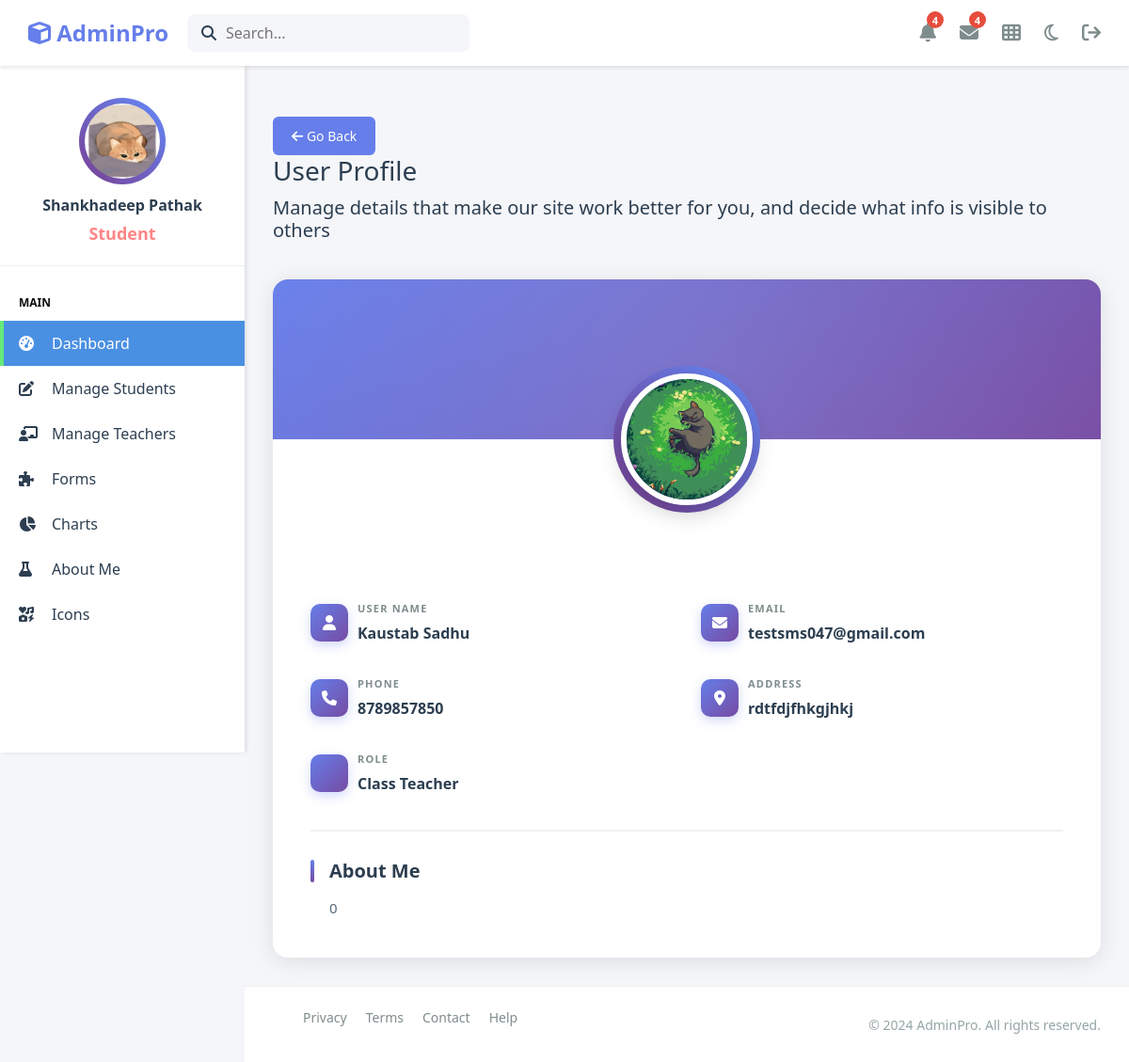
Screenshot of /Admin-Dashboard/profile_pages/teacher_profile.php?t_id=5 (signed in) with the database file from the repository.
### tables this page shows
CREATE TABLE `teacher_tbl` (
  `t_id` int(200) NOT NULL,
  `t_name` varchar(200) NOT NULL,
  `t_email` varchar(200) NOT NULL,
  `t_phone` varchar(200) NOT NULL,
  `t_img` varchar(250) NOT NULL,
  `t_about` int(11) NOT NULL,
  `t_address` varchar(200) NOT NULL,
  `t_c_id` int(20) NOT NULL,
  `t_class` varchar(20) NOT NULL,
  `t_sub_id` int(20) NOT NULL,
  `t_subject_main` varchar(200) NOT NULL,
  `t_subject_sec_1` varchar(300) NOT NULL,
  `t_subject_sec_2` varchar(300) NOT NULL,
  `t_gender` varchar(20) NOT NULL,
  `t_dob` date NOT NULL,
  `t_institute` varchar(200) NOT NULL,
  `t_key` int(6) NOT NULL,
  `t_role` varchar(20) NOT NULL,
  `username` varchar(200) NOT NULL,
  `password` varchar(200) NOT NULL,
  `created_at` timestamp NOT NULL DEFAULT current_timestamp(),
  `updated_at` timestamp NOT NULL DEFAULT current_timestamp() ON UPDATE current_timestamp()
);

### Admin-Dashboard/profile_pages/teacher_profile.php (the view, shortened to what this page needs)
<?php
include('../Include/header.php');
if($_SESSION['userAuth']!="" && $_SESSION['userAuth']!=NULL)
$t_id=$_GET['t_id'];
include('../Include/sidebar.php');
?>
<main class="main-content profile-page">
    <div class="page-header">
            <a href="../pages/teachers_page.php" class="btn btn-primary ">
              <i class="fas fa-arrow-left"></i> Go Back
            </a>
        <h1>User Profile</h1>
        <h5>Manage details that make our site work better for you, and decide what info is visible to others</h5>
    </div>
    <?php
    try{
        $SELECT="SELECT * FROM teacher_tbl WHERE t_id='$t_id'";
        $stmt=$pdo->prepare($SELECT);
        $stmt->execute();
        $row=$stmt->fetch(PDO::FETCH_ASSOC);
    }
    catch(PDOException $e){
        echo "Error fetching data: ".$e->getMessage();
    }
    ?>
<div class="content-grid">
    <div class="profile-unified-card">
        <div class="profile-card-header"></div>
        <div class="profile-image-container">
            <?php
            if($row['t_img']!="" && $row['t_img']!=NULL){
            ?>
                <img src="../assets/image/<?php echo $row['t_img']; ?>" alt="User Image" class="profile-img">
            <?php
            }
            ?>
        </div>
        <div class="profile-card-body">
            <div class="user-details-grid">
                <div class="user-detail-item name">
                    <label for="t_name" id="t_"name>User Name</label>
                    <h3 class="user-detail-name"><?php echo htmlspecialchars($row['t_name'] ?? 'Teacher'); ?></h3>
                </div>
                <div class="user-detail-item email">
                    <label for="t_email" id="t_email">Email</label>
                    <h3 class="user-detail-email"><?php echo htmlspecialchars($row['t_email'] ?? ''); ?></h3>
                </div>
                <div class="user-detail-item phone">
                    <label for="t_phone" id="t_phone">Phone</label>
                    <h3 class="user-detail-phone"><?php echo htmlspecialchars($row['t_phone'] ?? 'N/A'); ?></h3>
                </div>
                <div class="user-detail-item address">
                    <label for="t_address" id="t_address">Address</label>
                    <h3 class="user-detail-address"><?php echo htmlspecialchars($row['t_address'] ?? 'N/A'); ?></h3>
                </div>
                <div class="user-detail-item role">
                    <label for="t_role" id="t_role">Role</label>
                    <h3 class="user-detail-role"><?php echo htmlspecialchars($row['t_role'] ?? 'N/A'); ?></h3>
                </div>
            </div>
            <div class="about-me-section">
                <h3>About Me</h3>
                <p><?php echo htmlspecialchars($row['t_about'] ?? 'No information provided.'); ?></p>
            </div>
        </div>
    </div>
</div>
</main>
<?php
include('../Include/footer.php');
?>

### Admin-Dashboard/assets/css/style.css (style rules this page uses)
* { margin: 0; padding: 0; box-sizing: border-box; }
body { font-family: "Segoe UI", Tahoma, Geneva, Verdana, sans-serif; background: #f5f6fa; color: #2c3e50; }
.main-content { margin-left: 260px; margin-top: 70px; padding: 30px; min-height: calc(100vh - 70px); }
.page-header { margin-bottom: 30px; }
.page-header h1 { font-size: 28px; margin-bottom: 5px; }
.content-grid { display: grid; grid-template-columns: repeat(12, 1fr); gap: 20px; }
.profile-page .page-header { text-align: left; margin-bottom: 20px; margin-left: 0; }
.profile-page .page-header h1 { text-align: left; margin-bottom: 10px; }
.profile-page .content-grid { display: flex; justify-content: center; padding-top: 20px; }
.profile-page .profile-unified-card { max-width: 900px; width: 100%; background: #fff; border-radius: 16px; box-shadow: 0 4px 24px rgba(0, 0, 0, 0.1); overflow: hidden; transition: transform 0.3s ease, box-shadow 0.3s ease; }
.profile-card-header { background: linear-gradient(135deg, #667eea 0%, #764ba2 100%); padding: 50px 40px 120px; position: relative; overflow: hidden; }
.profile-card-header::before { content: ""; position: absolute; top: -50%; right: -50%; width: 200%; height: 200%; background: radial-gradient( circle, rgba(255, 255, 255, 0.1) 0%, transparent 70% ); animation: float 8s ease-in-out infinite; }
.profile-image-container { position: relative; width: 140px; height: 140px; margin: 0 auto; margin-top: -70px; z-index: 10; }
.profile-image-container img.profile-img { width: 100%; height: 100%; border-radius: 50%; object-fit: cover; border: 6px solid #fff; box-shadow: 0 8px 24px rgba(0, 0, 0, 0.2); position: relative; z-index: 1; transition: transform 0.4s ease; }
.profile-image-container::before { content: ""; position: absolute; top: -8px; left: -8px; right: -8px; bottom: -8px; border-radius: 50%; background: linear-gradient(45deg, #667eea, #764ba2, #667eea, #764ba2); background-size: 200% 200%; z-index: 0; animation: rotateGradient 4s linear infinite; }
.profile-card-body { padding: 100px 40px 40px; }
.user-details-grid { display: grid; grid-template-columns: repeat(2, 1fr); gap: 30px; margin-bottom: 35px; }
.user-detail-item { position: relative; padding-left: 50px; min-height: 50px; display: flex; flex-direction: column; justify-content: center; }
.user-detail-item::before { content: ""; position: absolute; left: 0; top: 50%; transform: translateY(-50%); width: 40px; height: 40px; border-radius: 10px; background: linear-gradient(135deg, #667eea 0%, #764ba2 100%); display: flex; align-items: center; justify-content: center; font-family: "Font Awesome 5 Free"; font-weight: 900; color: white; font-size: 16px; box-shadow: 0 4px 12px rgba(102, 126, 234, 0.3); }
.user-detail-item.name::before { content: "\f007"; }
.user-detail-item.email::before { content: "\f0e0"; }
.user-detail-item.phone::before { content: "\f095"; }
.user-detail-item.address::before { content: "\f3c5"; }
.user-detail-item label { display: block; font-size: 11px; text-transform: uppercase; letter-spacing: 1.2px; color: #7f8c8d; font-weight: 600; margin-bottom: 6px; }
.user-detail-name, .user-detail-email, .user-detail-phone, .user-detail-address, .user-detail-role { font-size: 16px; font-weight: 600; color: #2c3e50; margin: 0; word-break: break-word; line-height: 1.4; }
.about-me-section { padding-top: 30px; border-top: 2px solid #f0f0f0; }
.about-me-section h3 { font-size: 20px; font-weight: 600; color: #2c3e50; margin-bottom: 15px; position: relative; padding-left: 20px; }
.about-me-section h3::before { content: ""; position: absolute; left: 0; top: 50%; transform: translateY(-50%); width: 4px; height: 24px; background: linear-gradient(180deg, #667eea 0%, #764ba2 100%); border-radius: 2px; }
.about-me-section p { font-size: 15px; line-height: 1.7; color: #5a6c7d; margin: 0; padding-left: 20px; }
.btn { padding: 10px 20px; border: none; border-radius: 6px; cursor: pointer; font-size: 14px; transition: all 0.3s; }
.btn-primary { background: #667eea; color: #fff; }

### rows the page displays
teacher_tbl: t_img (picture), t_name "Kaustab Sadhu", t_email "testsms047@gmail.com", t_phone "8789857850", t_address "rdtfdjfhkgjhkj", t_role "Class Teacher", t_about "0"

### other values shown
$role "Student"
$user "Shankhadeep Pathak"
